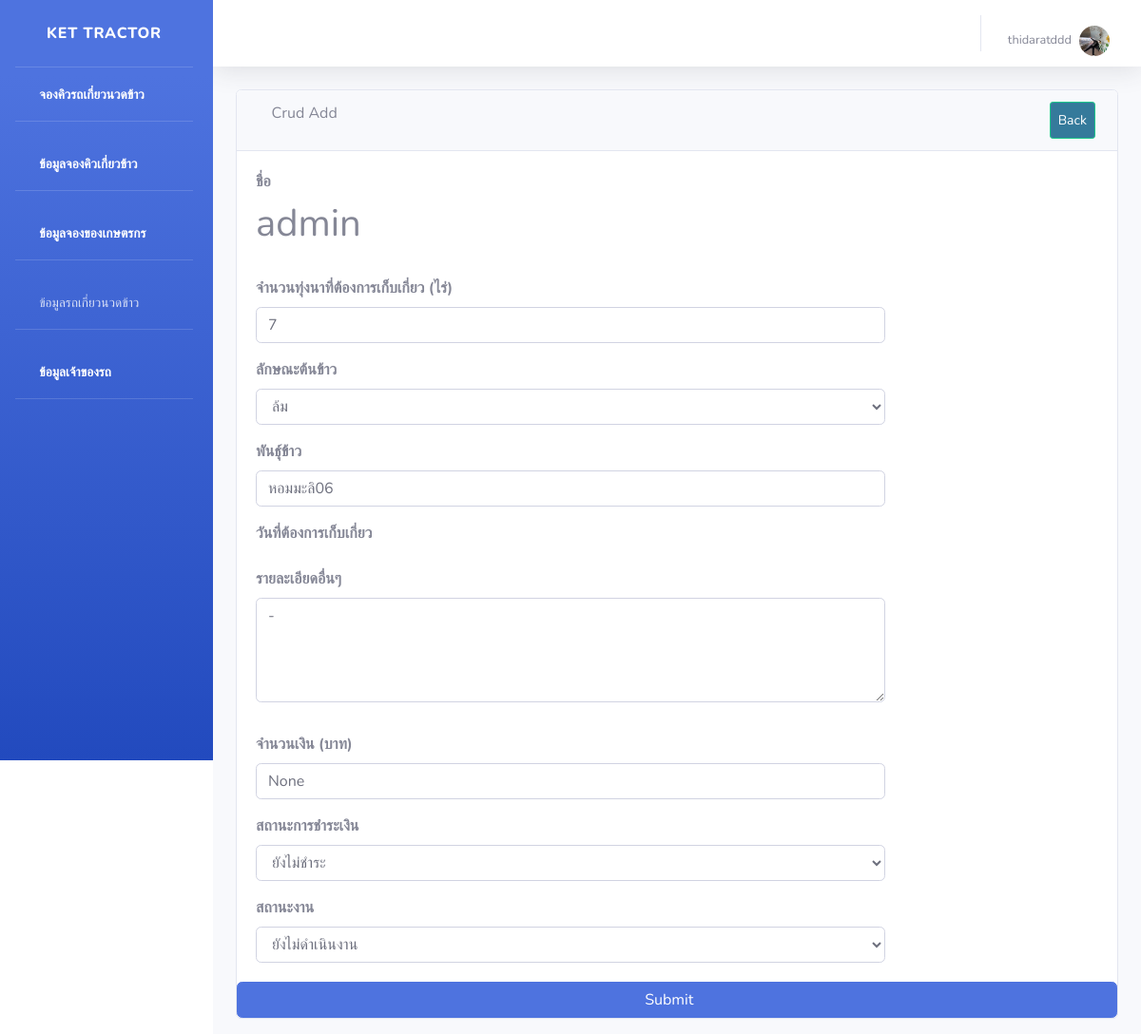
The page /editShowWork/4/ (signed in) on the database its author committed.
### api/models.py (models this page shows, shortened)
class Farmer(AbstractUser):
    id = models.AutoField(primary_key=True)
    farmer_name = models.CharField(max_length=1000, verbose_name = 'ชื่อ-สกุล')
    image = models.ImageField(upload_to='images/farmer',verbose_name = 'รูปโปรไฟล์')
    address = models.CharField(max_length=1000, verbose_name = 'ที่อยู่')
    phone = models.CharField(max_length=1000, verbose_name = 'เบอร์โทรศัพท์')
    email = models.CharField(max_length=1000)
    password = models.CharField(max_length=1000)
    def __str__(self):
        return f'{self.username} '
    class Meta:
        verbose_name = 'เกษตรกร'

class Work(models.Model):
    farmer_name = models.ForeignKey(Farmer, on_delete=models.CASCADE, null=True,  verbose_name='เกษตรกร')
    lat = models.CharField(max_length=1000, verbose_name='ละติจูด')
    lng = models.CharField(max_length=1000, verbose_name='ลองติจูด')
    area = models.CharField(max_length=1000, verbose_name='พื้นที่ (ไร่)')
    rice_type = models.ForeignKey(Rice_type, on_delete=models.CASCADE, null=True, default=1, verbose_name='ลักษณะข้าวที่จะให้เกี่ยว')
    rice = models.CharField(max_length=1000, null=True, verbose_name='พันธุ์ข้าว')
    start_time = models.DateTimeField(blank=True, null=True)
    end_time = models.DateTimeField(blank=True, null=True)
    workDetail = models.TextField(max_length=1000, null=True,  verbose_name='รายละเอียด')
    price = models.CharField(max_length=1000, null=True, verbose_name='จำนวนเงิน (บาท)')
    money_status = models.ForeignKey(Money_status, on_delete=models.CASCADE, default=1,null=True, verbose_name='สถานะการชำระเงิน') # ให้นิยามเพิ่มเติม
    work_status = models.ForeignKey(Work_status, on_delete=models.CASCADE, default=1,null=True, verbose_name='สถานะงาน') # รับ ไม่รับ จ่าย
    class Meta:
        verbose_name = 'งานที่ต้องเก็บเกี่ยว'

### api/views.py (the view)
# urls.py: path('editShowWork/<int:id>/',views.editShowWork),
def editShowWork(request, id=0):
    print(f'/editShowWork id={id}')
    work = Work.objects.get(pk=id)
    rice_type = Rice_type.objects.all()
    money_status = Money_status.objects.all()
    work_status = Work_status.objects.all()
    if request.method == 'POST':
        print(request.POST)
        form = FarmerWorkForm(request.POST, request.FILES, instance=work)
        print(form.is_valid())
        if form.is_valid():
            form.save()
            work = form.instance
    else:
        form = FarmerWorkForm(work)
    return render(request, 'api/editShowWork.html' ,{
        'form': form,
        'work': work,
        'rice_type': rice_type,
        'money_status': money_status,
        'work_status': work_status,
    })

### api/form.py
class FarmerWorkForm(forms.ModelForm):
    class Meta:
        model = Work
        fields = [ 'area', 'rice_type', 'rice', 'workDetail' ]

### api/templates/api/editShowWork.html (shortened to what this page needs)
{% extends 'api/base.html' %}
{% block content %}
<div id="content-wrapper">
  <div class="container-fluid">
      <div class="card mb-3">
          <div class="card-header">
              <i class="fas fa-table"></i>
              Crud Add
              <a  class="btn btn-sm btn-success" href="/showWork" style="padding: 8px; float: right; background-color: rgb(53, 122, 155); color: white;">Back</a>
          </div>
          <div class="card-body">
            <form class="form-horizontal" action="/editShowWork/{{ work.id }}/" method="POST"  enctype="multipart/form-data">
              <div class="form-group">
                  <div class="form-row">
                      <div class="col-md-9">
                          <div class="form-label-group">
                            <label for="work.farmer_name"><b>ชื่อ</b></label><br>
                            <label name="work.farmer_name" value="{{ work.farmer_name }}"  required><h1>{{ work.farmer_name }}</h1></label>
                          </div>
                      </div>
                  </div>
              </div>
              <div class="form-group">
                  <div class="form-row">
                      <div class="col-md-9">
                          <div class="form-label-group">
                            <label for="area"><b>จำนวนทุ่งนาที่ต้องการเก็บเกี่ยว (ไร่)</b></label>
                            <input type="text" class="form-control" name="area" value="{{ work.area }}"  required>
                          </div>
                      </div>
                  </div>
              </div>
               <div class="form-group">
          <div class="form-row">
              <div class="col-md-9">
                  <div class="form-label-group">
                    <label for="exampleSelect1"><b>ลักษณะต้นข้าว</b></label>
                    <select class="form-control" id="Select" name="rice_type" required>
                      {% for c in rice_type %}
                        {% if c == work.rice_type %}
                        <option value="{{c.id}}" selected>{{ c.rice_type }}</option>
                        {% else %}
                        <option value="{{c.id}}">{{ c.rice_type }}</option>
                        {% endif %}
                      {% endfor %}
                    </select>
                  </div>
              </div>
          </div>
      </div>
              <div class="form-group">
                  <div class="form-row">
                      <div class="col-md-9">
                          <div class="form-label-group">
                            <label for="rice"><b>พันธุ์ข้าว</b></label>
                            <input type="text" class="form-control"  name="rice" value="{{ work.rice }}" required>
                          </div>
                      </div>
                  </div>
              </div>
              <div class="form-group">
                  <div class="form-row">
                      <div class="col-md-9">
                          <div class="form-label-group">
                            <label for="start_time"><b>วันที่ต้องการเก็บเกี่ยว</b></label>
                          </div>
                      </div>
                  </div>
              </div>
            <div class="form-group">
              <div class="form-row">
                  <div class="col-md-9">
                      <div class="form-label-group">
                        <label for="workDetail"><b>รายละเอียดอื่นๆ</b></label>
                            <div class="form-group">
                              <textarea class="form-control" rows="4" name="workDetail" value="{{ work.workDetail }}" required>{{ work.workDetail}}</textarea >
                            </div>
                      </div>
                  </div>
              </div>
          </div>
           <div class="form-group">
                  <div class="form-row">
                      <div class="col-md-9">
                          <div class="form-label-group">
                            <label for="price"><b>จำนวนเงิน (บาท)</b></label>
                            <input type="text" class="form-control"  name="price" value="{{ work.price }}" required>
                          </div>
                      </div>
                  </div>
              </div>
            <div class="form-group" >
          <div class="form-row">
              <div class="col-md-9">
                  <div class="form-label-group">
                    <label for="exampleSelect1"><b>สถานะการชำระเงิน</b></label>
                    <select class="form-control" id="Select" name="money_status" required>
                      {% for c in money_status %}
                      {% if c == work.money_status %}
                      <option value="{{c.id}}" selected>{{ c.money_status }}</option>
                      {% else %}
                      <option value="{{c.id}}">{{ c.money_status }}</option>
                      {% endif %}
                      {% endfor %}
                    </select>
                  </div>
              </div>
          </div>
      </div>
      <div class="form-row">
              <div class="col-md-9">
                  <div class="form-label-group">
                    <label for="exampleSelect1"><b>สถานะงาน</b></label>
                    <select class="form-control" id="Select" name="work_status" required>
                      {% for c in work_status %}
                      {% if c == work.work_status %}
                      <option value="{{c.id}}" selected>{{ c.work_status }}</option>
                      {% else %}
                      <option value="{{c.id}}">{{ c.work_status }}</option>
                      {% endif %}
                      {% endfor %}
                    </select>
                  </div>
              </div>
          </div>
      </div>
            <button class="btn btn-primary btn-block" type="submit">Submit &nbsp;&nbsp;&nbsp;</button>
          </div>
      </div>
  </div>
</div>
{% endblock %}

### api/templates/api/base.html (shortened to what this page needs)
<!DOCTYPE html>
{% load static %}
<html lang="en">
<head>
    <link rel="stylesheet" type="text/css" href="{% static 'api/css/styles.css' %}">
    <link href="{% static 'api/vendor/fontawesome-free/css/all.min.css'%}" rel="stylesheet" type="text/css">
    <link href="{% static 'api/css/sb-admin-2.min.css'%}" rel="stylesheet">
</head>
<body id="page-top">
    <div id="wrapper">
        <ul class="navbar-nav bg-gradient-primary sidebar sidebar-dark accordion" id="accordionSidebar">
            <a class="sidebar-brand d-flex align-items-center justify-content-center" href="/index">
                <div class="sidebar-brand-text mx-3">Ket Tractor</div>
            </a>
            <hr class="sidebar-divider my-0">
            <li class="nav-item active">
                <a class="nav-link" href="/addWork">
                    <i class="fas fa-fw fa-tachometer-alt"></i>
                    <span>จองคิวรถเกี่ยวนวดข้าว</span></a>
            </li>
 {% if user.is_authenticated %}
             <hr class="sidebar-divider">
             <li class="nav-item active">
                <a class="nav-link" href="/showWork">
                    <i class="fas fa-fw fa-tachometer-alt"></i>
                    <span>ข้อมูลจองคิวเกี่ยวข้าว</span></a>
            </li>
            {% endif %}
            {% if request.user.is_superuser %}
                 <hr class="sidebar-divider">
             <li class="nav-item active">
                <a class="nav-link" href="/farmerWork">
                    <i class="fas fa-fw fa-tachometer-alt"></i>
                    <span>ข้อมูลจองของเกษตรกร</span></a>
            </li>
            {% endif %}
           <hr class="sidebar-divider">
             <li class="nav-item">
                <a class="nav-link collapsed" href="#" data-toggle="collapse" data-target="#collapseTwo"
                    aria-expanded="true" aria-controls="collapseTwo">
                    <i class="fas fa-fw fa-cog"></i>
                    <span>ข้อมูลรถเกี่ยวนวดข้าว</span>
                </a>
             <li class="nav-item active">
             <hr class="sidebar-divider">
                <a class="nav-link" href="/profileAdmin">
                    <i class="fas fa-fw fa-tachometer-alt"></i>
                    <span>ข้อมูลเจ้าของรถ</span></a>
            </li>
            <hr class="sidebar-divider">
        </ul>
        <div id="content-wrapper" class="d-flex flex-column">
            <div id="content">
                <nav class="navbar navbar-expand navbar-light bg-white topbar mb-4 static-top shadow">
                    <ul class="navbar-nav ml-auto">
                        <li class="nav-item dropdown no-arrow">
                     {% if user.is_authenticated %}
                <a href="#" class="nav-link dropdown-toggle" data-toggle="dropdown" role="button" aria-haspopup="true"
                aria-expanded="false">
               <span class="mr-2 d-none d-lg-inline text-gray-600 small">{{user.farmer_name}}  </span>
                <img class="img-profile rounded-circle"
                src="{{user.image.url}} " >
            </a>
                        </li>
                    </ul>
                     {% else %}
                  <li class="nav-item"><a class="nav-link" href="/login">เข้าสู่ระบบ</a></li>
                  <li class="nav-item"><a class="nav-link" href="/register">สมัครสมาชิก</a></li>
                </ul>
			   	</li>
                   {% endif %}
                </nav>
                {% block content %}
                {% endblock %}
        </div>
    </div>
</body>
</html>

### api/static/api/css/styles.css (style rules this page uses)
body { font-family: "ptsans", "Lato", "Helvetica Neue", Helvetica, Arial, sans-serif; }
.btn { outline: none; color: black; background-color: transparent; box-shadow: 0 0 0 0; margin-right: 3px; }
ul { height: 100%; padding: 0px 5px 0px 20px; }
a { color: #17a2b8; }

### rows shown on the page
Farmer: farmer_name "thidaratddd", image (picture)
Work: farmer_name "admin", area "7", rice "หอมมะลิ06", workDetail "-", price "None"

### other values the page prints
form field rice_type "ล้ม"
form field money_status "ยังไม่ชำระ"
form field work_status "ยังไม่ดำเนินงาน"
